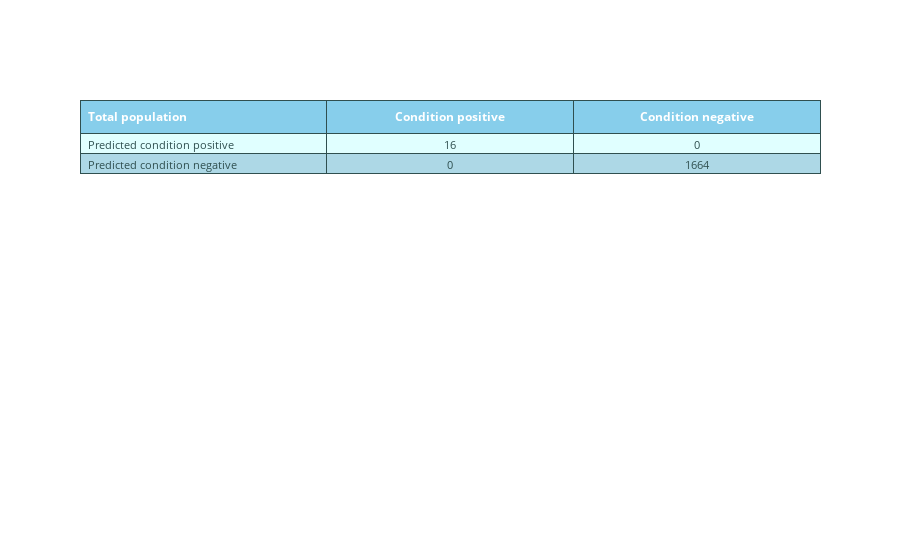
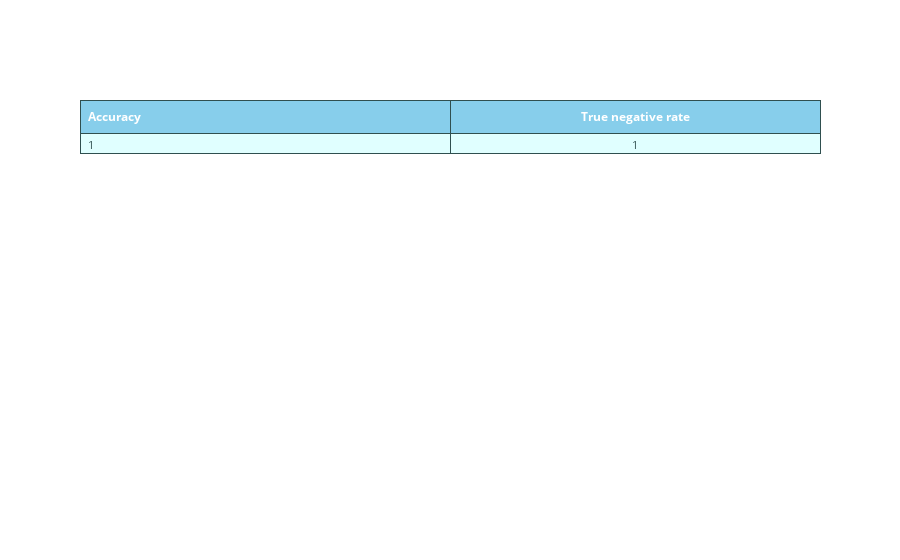

Notebook code cell kept with these figures, in order:
### Code cell
df_TS2 = pd.read_csv("data_sets/A3Benchmark-TS2.csv", sep=r'\s*,\s*', header=0, encoding='ascii', engine='python')
search_anomalies(df_TS2)
print(df_TS2[df_TS2['anomaly'] == 1])

### Figure 1 — Plotly figure (JSON) as saved in the notebook; plotly's stock layout.template omitted (floating-point values rounded to 4 significant figures)
{"data": [{"cells": {"align": ["left", "center"], "fill": {"color": [["lightcyan", "lightblue", "lightcyan", "lightblue", "lightcyan", "lightcyan", "lightblue", "lightcyan", "lightblue", "lightcyan", "lightcyan", "lightblue", "lightcyan", "lightblue", "lightcyan", "lightcyan", "lightblue", "lightcyan", "lightblue", "lightcyan", "lightcyan", "lightblue", "lightcyan", "lightblue", "lightcyan"]]}, "font": {"color": "darkslategray", "size": 11}, "line": {"color": "darkslategray"}, "values": [["Predicted condition positive", "Predicted condition negative"], [16, 0], [0, 1664]]}, "header": {"align": ["left", "center"], "fill": {"color": "skyblue"}, "font": {"color": "white", "size": 12}, "line": {"color": "darkslategray"}, "values": ["<b>Total population</b>", "<b>Condition positive</b>", "<b>Condition negative</b>"]}, "type": "table"}], "layout": {}}

### Figure 2 — Plotly figure (JSON) as saved in the notebook; plotly's stock layout.template omitted (floating-point values rounded to 4 significant figures)
{"data": [{"cells": {"align": ["left", "center"], "fill": {"color": [["lightcyan", "lightblue", "lightcyan", "lightblue", "lightcyan", "lightcyan", "lightblue", "lightcyan", "lightblue", "lightcyan", "lightcyan", "lightblue", "lightcyan", "lightblue", "lightcyan", "lightcyan", "lightblue", "lightcyan", "lightblue", "lightcyan", "lightcyan", "lightblue", "lightcyan", "lightblue", "lightcyan"]]}, "font": {"color": "darkslategray", "size": 11}, "line": {"color": "darkslategray"}, "values": [[1], [1]]}, "header": {"align": ["left", "center"], "fill": {"color": "skyblue"}, "font": {"color": "white", "size": 12}, "line": {"color": "darkslategray"}, "values": ["<b>Accuracy</b>", "<b>True negative rate</b>"]}, "type": "table"}], "layout": {}}
